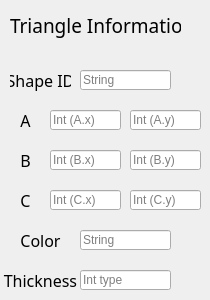
       <widget class="QWidget" name="tab_Triangle">
        <attribute name="title">
         <string>Triangle</string>
        </attribute>
        <widget class="QLabel" name="label_47">
         <property name="geometry">
          <rect>
           <x>10</x>
           <y>10</y>
           <width>171</width>
           <height>31</height>
          </rect>
         </property>
         <property name="font">
          <font>
           <family>Harrington</family>
           <pointsize>14</pointsize>
          </font>
         </property>
         <property name="text">
          <string>Triangle Information</string>
         </property>
         <property name="alignment">
          <set>Qt::AlignLeading|Qt::AlignLeft|Qt::AlignVCenter</set>
         </property>
        </widget>
        <widget class="QLineEdit" name="lineEdit_AyTriangle">
         <property name="geometry">
          <rect>
           <x>130</x>
           <y>110</y>
           <width>71</width>
           <height>20</height>
          </rect>
         </property>
         <property name="placeholderText">
          <string>Int (A.y)</string>
         </property>
        </widget>
        <widget class="QLabel" name="label_48">
         <property name="geometry">
          <rect>
           <x>10</x>
           <y>110</y>
           <width>31</width>
           <height>21</height>
          </rect>
         </property>
         <property name="font">
          <font>
           <family>Harrington</family>
           <pointsize>12</pointsize>
          </font>
         </property>
         <property name="text">
          <string>A</string>
         </property>
         <property name="alignment">
          <set>Qt::AlignCenter</set>
         </property>
        </widget>
        <widget class="QLineEdit" name="lineEdit_AxTriangle">
         <property name="geometry">
          <rect>
           <x>50</x>
           <y>110</y>
           <width>71</width>
           <height>20</height>
          </rect>
         </property>
         <property name="placeholderText">
          <string>Int (A.x)</string>
         </property>
         <property name="cursorMoveStyle">
          <enum>Qt::LogicalMoveStyle</enum>
         </property>
        </widget>
        <widget class="QLineEdit" name="lineEdit_CyTriangle">
         <property name="geometry">
          <rect>
           <x>130</x>
           <y>190</y>
           <width>71</width>
           <height>20</height>
          </rect>
         </property>
         <property name="placeholderText">
          <string>Int (C.y)</string>
         </property>
        </widget>
        <widget class="QLabel" name="label_49">
         <property name="geometry">
          <rect>
           <x>10</x>
           <y>150</y>
           <width>31</width>
           <height>21</height>
          </rect>
         </property>
         <property name="font">
          <font>
           <family>Harrington</family>
           <pointsize>12</pointsize>
          </font>
         </property>
         <property name="text">
          <string>B</string>
         </property>
         <property name="alignment">
          <set>Qt::AlignCenter</set>
         </property>
        </widget>
        <widget class="QLineEdit" name="lineEdit_BxTriangle">
         <property name="geometry">
          <rect>
           <x>50</x>
           <y>150</y>
           <width>71</width>
           <height>20</height>
          </rect>
         </property>
         <property name="placeholderText">
          <string>Int (B.x)</string>
         </property>
         <property name="cursorMoveStyle">
          <enum>Qt::LogicalMoveStyle</enum>
         </property>
        </widget>
        <widget class="QLineEdit" name="lineEdit_IdTriangle">
         <property name="geometry">
          <rect>
           <x>80</x>
           <y>70</y>
           <width>91</width>
           <height>20</height>
          </rect>
         </property>
         <property name="placeholderText">
          <string>String</string>
         </property>
         <property name="cursorMoveStyle">
          <enum>Qt::LogicalMoveStyle</enum>
         </property>
        </widget>
        <widget class="QLineEdit" name="lineEdit_ByTriangle">
         <property name="geometry">
          <rect>
           <x>130</x>
           <y>150</y>
           <width>71</width>
           <height>20</height>
          </rect>
         </property>
         <property name="placeholderText">
          <string>Int (B.y)</string>
         </property>
        </widget>
        <widget class="QLineEdit" name="lineEdit_CxTriangle">
         <property name="geometry">
          <rect>
           <x>50</x>
           <y>190</y>
           <width>71</width>
           <height>20</height>
          </rect>
         </property>
         <property name="placeholderText">
          <string>Int (C.x)</string>
         </property>
         <property name="cursorMoveStyle">
          <enum>Qt::LogicalMoveStyle</enum>
         </property>
        </widget>
        <widget class="QLabel" name="label_50">
         <property name="geometry">
          <rect>
           <x>0</x>
           <y>270</y>
           <width>81</width>
           <height>21</height>
          </rect>
         </property>
         <property name="font">
          <font>
           <family>Harrington</family>
           <pointsize>12</pointsize>
          </font>
         </property>
         <property name="text">
          <string>Thickness</string>
         </property>
         <property name="alignment">
          <set>Qt::AlignCenter</set>
         </property>
        </widget>
        <widget class="QLineEdit" name="lineEdit_ThicknessTriangle">
         <property name="geometry">
          <rect>
           <x>80</x>
           <y>270</y>
           <width>91</width>
           <height>20</height>
          </rect>
         </property>
         <property name="placeholderText">
          <string>Int type</string>
         </property>
        </widget>
        <widget class="QLabel" name="label_51">
         <property name="geometry">
          <rect>
           <x>10</x>
           <y>190</y>
           <width>31</width>
           <height>21</height>
          </rect>
         </property>
         <property name="font">
          <font>
           <family>Harrington</family>
           <pointsize>12</pointsize>
          </font>
         </property>
         <property name="text">
          <string>C</string>
         </property>
         <property name="alignment">
          <set>Qt::AlignCenter</set>
         </property>
        </widget>
        <widget class="QLabel" name="label_52">
         <property name="geometry">
          <rect>
           <x>10</x>
           <y>70</y>
           <width>61</width>
           <height>21</height>
          </rect>
         </property>
         <property name="font">
          <font>
           <family>Harrington</family>
           <pointsize>12</pointsize>
          </font>
         </property>
         <property name="text">
          <string>Shape ID</string>
         </property>
         <property name="alignment">
          <set>Qt::AlignCenter</set>
         </property>
        </widget>
        <widget class="QLineEdit" name="lineEdit_ColorTriangle">
         <property name="geometry">
          <rect>
           <x>80</x>
           <y>230</y>
           <width>91</width>
           <height>20</height>
          </rect>
         </property>
         <property name="toolTip">
          <string>red,black,green,blue,yellow,magenta</string>
         </property>
         <property name="placeholderText">
          <string>String</string>
         </property>
        </widget>
        <widget class="QLabel" name="label_53">
         <property name="geometry">
          <rect>
           <x>10</x>
           <y>230</y>
           <width>61</width>
           <height>21</height>
          </rect>
         </property>
         <property name="font">
          <font>
           <family>Harrington</family>
           <pointsize>12</pointsize>
          </font>
         </property>
         <property name="text">
          <string>Color</string>
         </property>
         <property name="alignment">
          <set>Qt::AlignCenter</set>
         </property>
        </widget>
       </widget>
